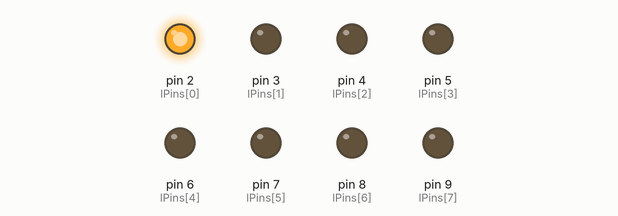
Bench run of a sketch on a simulated Arduino Uno, built with avr-gcc and run on an emulated ATmega328P. On the bench: output pins drawn as LEDs (lit = HIGH).

Above: at 0.05 s.
At 0.55 s:
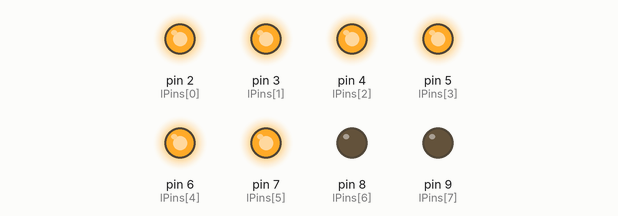
At 0.85 s:
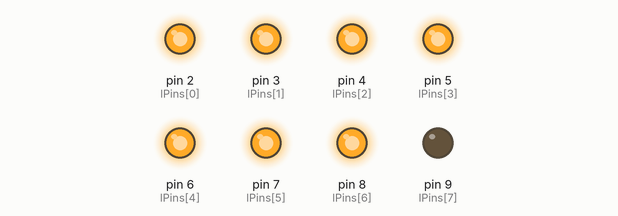
At 1.75 s:
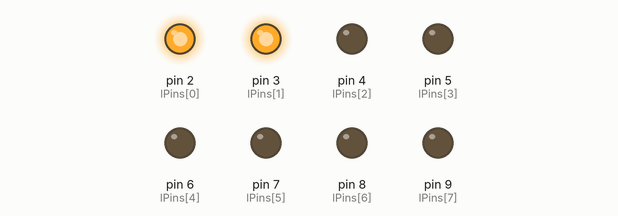
At 2.65 s:
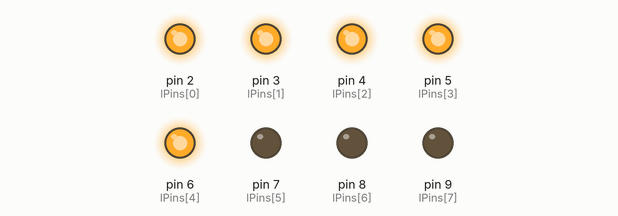
At 3.55 s:
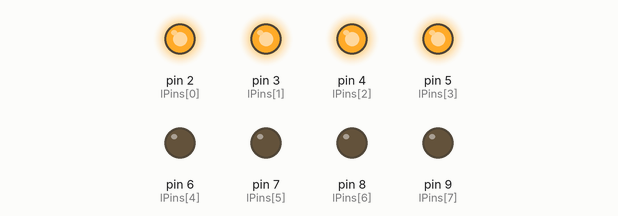
Timing chart, 0 to 3.9 s (numbered marks = the images above):
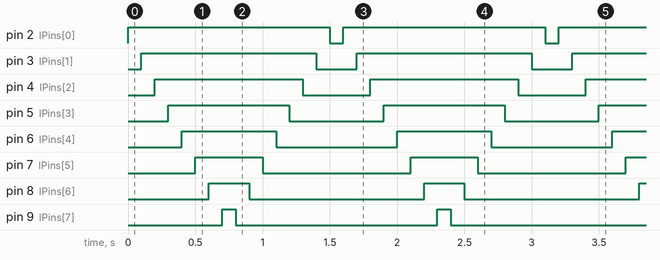

Measured:
- by itself, pin 2 (lPins[0]): alternates HIGH for 1.5 s and LOW for 0.10 s
- by itself, pin 3 (lPins[1]): alternates HIGH for 1.3 s and LOW for 0.30 s
- by itself, pin 4 (lPins[2]): alternates HIGH for 1.1 s and LOW for 0.50 s
- by itself, pin 5 (lPins[3]): alternates HIGH for 0.90 s and LOW for 0.70 s
- by itself, pin 6 (lPins[4]): alternates HIGH for 0.70 s and LOW for 0.90 s
- by itself, pin 7 (lPins[5]): alternates HIGH for 0.50 s and LOW for 1.1 s
- by itself, pin 8 (lPins[6]): alternates HIGH for 0.30 s and LOW for 1.3 s
- by itself, pin 9 (lPins[7]): alternates HIGH for 0.10 s and LOW for 1.5 s

The sketch:

c04.ino
```cpp
//multiple leds

int lPins[] = {
  2,3,4,5,6,7,8,9};

void setup() {
  int i;

  for(i =0; i <= 7; i++) {
    pinMode(lPins[i], OUTPUT);
  }
}

void loop() {
  //  oneAfterAnotherNoLoop();
  //  delay(3000);
  oneAfterAnotherLoop();
}

void oneAfterAnotherNoLoop() {
  //    one led after another without any loops
  int delayTime = 100; // in ms

  //  turn all on
  digitalWrite(lPins[0], HIGH);
  delay(delayTime);
  digitalWrite(lPins[1], HIGH);
  delay(delayTime);
  digitalWrite(lPins[2], HIGH);
  delay(delayTime);
  digitalWrite(lPins[3], HIGH);
  delay(delayTime);
  digitalWrite(lPins[4], HIGH);
  delay(delayTime);
  digitalWrite(lPins[5], HIGH);
  delay(delayTime);
  digitalWrite(lPins[6], HIGH);
  delay(delayTime);
  digitalWrite(lPins[7], HIGH);
  delay(delayTime);

  //  turn all off
  digitalWrite(lPins[7], LOW);
  delay(delayTime);
  digitalWrite(lPins[6], LOW);
  delay(delayTime);
  digitalWrite(lPins[5], LOW);
  delay(delayTime);
  digitalWrite(lPins[4], LOW);
  delay(delayTime);
  digitalWrite(lPins[3], LOW);
  delay(delayTime);
  digitalWrite(lPins[2], LOW);
  delay(delayTime);
  digitalWrite(lPins[1], LOW);
  delay(delayTime);
  digitalWrite(lPins[0], LOW);
  delay(delayTime);
}

void oneAfterAnotherLoop() {
  int i;
  int dt = 100;

  for(i = 0; i <= 7; i++) {
    digitalWrite(lPins[i], HIGH);
    delay(dt);
  }

  for(i = 7; i >= 0; i--) {
    digitalWrite(lPins[i], LOW);
    delay(dt);
  }
}
```
